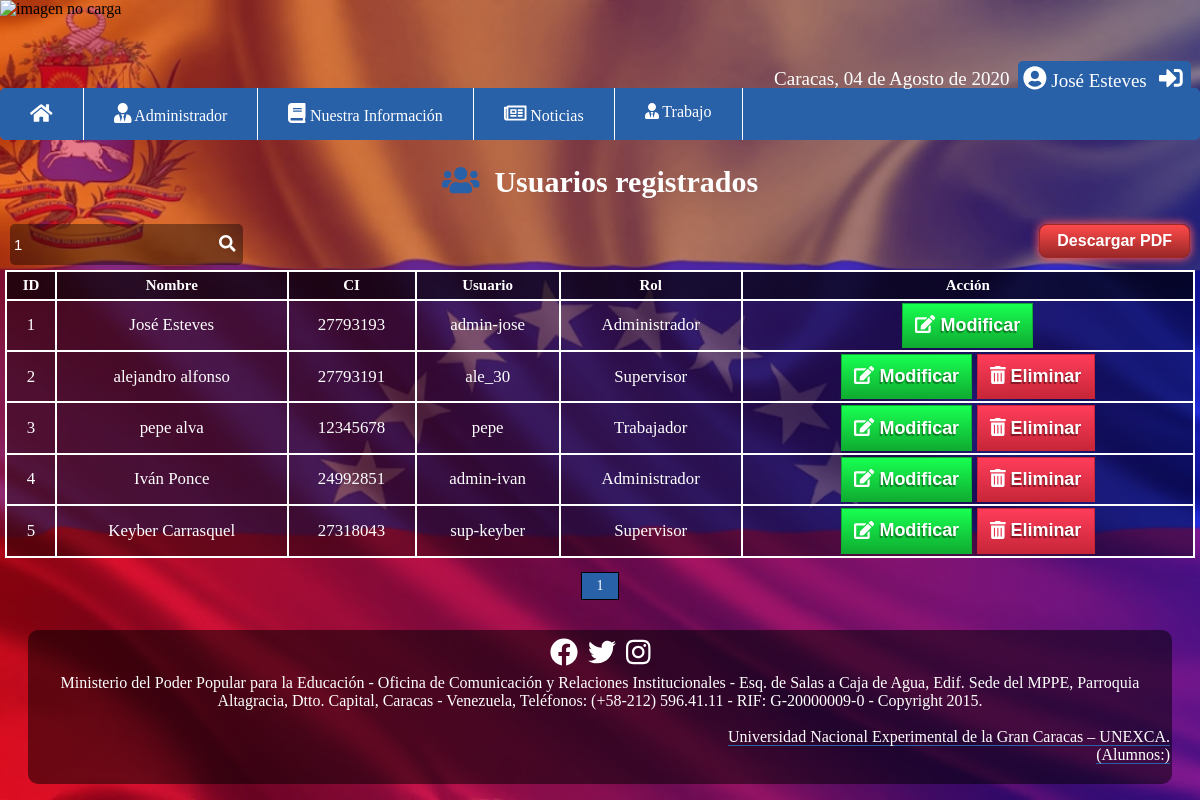
/pagina-principal/busqda-user.php?buscar=1 (signed in), run on the app's committed database.
### tables this page shows
CREATE TABLE `iniciopn` (
  `id_user` int(11) NOT NULL,
  `nombre_user` varchar(100) NOT NULL,
  `CI` int(9) NOT NULL,
  `nombre` varchar(30) NOT NULL,
  `clave` varchar(30) NOT NULL,
  `rol_id` int(2) NOT NULL
);

CREATE TABLE `rol` (
  `id` int(11) NOT NULL,
  `rol` varchar(50) NOT NULL
);

### funciones/functions.php (called while the page is built, shortened)
<?php
	function fechaC(){
		$mes = array("","Enero",
					  "Febrero",
					  "Marzo",
					  "Abril",
					  "Mayo",
					  "Junio",
					  "Julio",
					  "Agosto",
					  "Septiembre",
					  "Octubre",
					  "Noviembre",
					  "Diciembre");
		return date('d')." de ". $mes[date('n')] . " de " . date('Y');
	}
 ?>

### pagina-principal/busqda-user.php (the view, shortened to what this page needs)
<?php
include "../php/conexion-mysql/conexion.php";
?>
<!DOCTYPE html>
<html lang="es-ES">
<head>
    <?php include "../funciones/enlases.php";?>
</head>
<body>
<img class="logo" src="../imagenes/logo.png" alt="imagen no carga" height="60px">
  <?php  $buscar= strtolower($_REQUEST['buscar']);
    ?>
    <?php include "../funciones/barra_seccion.php";?>
    <?php include "../funciones/barra.php";?>
    <div class="con_edi_eli">
        <div class="titulo_cee">
            <h1><i class="fas fa-users colorp1 fa-1x"></i>&nbsp; Usuarios registrados</h1><br>
        </div>
        <form method="get" action="" class="for_busqueda borderPres">
            <fieldset>
                <input type="text" name="buscar" id="buscar" placeholder="Buscar..." value="<?php echo "$buscar"; ?>">
                <button type="submit" class="bot_buscar borderPres"><i class="fas fa-search tamaño_icon"></i></button>
            </fieldset>
        </form>
            <div class="conter_PDF">
        <a href="../pagina-principal/PDF.php" class="PDF borderPres">Descargar PDF</a>
        </div>
        <table>
            <tr>
                <th>ID</th>
                <th>Nombre</th>
                <th>CI</th>
                <th>Usuario</th>
                <th>Rol</th>
                <th>Acción</th>
            </tr>
            <?php
            $rol = '';
            $query_conteo = mysqli_query($conection,"SELECT COUNT(*) as conteo FROM iniciopn WHERE (id_user LIKE '%$buscar%' OR nombre_user LIKE '%$buscar%' OR CI LIKE '%$buscar%' OR nombre LIKE '%$buscar%' $rol)");
            $resultado_conteo=mysqli_fetch_array($query_conteo);
            $conteo = $resultado_conteo['conteo'];
            $por_pagina =10;
            $enlace = 3;
            if(empty($_GET['pagina'])){
                $pagina = 1;
            }
            else {
                $pagina=$_GET['pagina'];
            }
            $desde = ($pagina - 1) * $por_pagina;
            $total_de_pagina = ceil($conteo / $por_pagina);
            $pmin = ($pagina>$enlace) ? ($pagina-$enlace) : 1;
            $pmax = ($pagina<($total_de_pagina - $enlace)) ? ($pagina+$enlace) : $total_de_pagina;
            $query= mysqli_query($conection, "SELECT n.id_user, n.nombre_user, n.CI, n.nombre, r.rol FROM iniciopn n INNER JOIN rol r ON n.rol_id = r.id WHERE (n.id_user LIKE '%$buscar%' OR n.nombre_user LIKE '%$buscar%' OR n.CI LIKE '%$buscar%' OR n.nombre LIKE '%$buscar%' OR r.rol LIKE '%$buscar%') LIMIT $desde,$por_pagina");
            $resultado = mysqli_num_rows($query);
            if($resultado>0){
                while($data=mysqli_fetch_array($query)){
                    ?>
                    <tr>
                        <td><?php echo $data['id_user']; ?></td>
                        <td><?php echo $data['nombre_user']; ?></td>
                        <td><?php echo $data['CI']; ?></td>
                        <td><?php echo $data['nombre']; ?></td>
                        <td><?php echo $data['rol']; ?></td>
                        <td>
                            <a class="en_editar" href="modificacion_usuario.php?id=<?php echo $data['id_user']; ?>"><i class="fas fa-edit"></i> Modificar</a>
                            <?php if($data['id_user'] != 1 ){ ?>
                                <a class="en_eliminar" href="eliminar-user.php?id=<?php echo $data['id_user']; ?>"><i class="fas fa-trash-alt"></i> Eliminar</a>
                            <?php } ?>
                        </td>
                    </tr>
                    <?php
                }
            }
            ?>
        </table>
        <?php if($conteo !=0){ ?>
            <div class="pginador" id="pginador">
                <ul>
                    <?php for($i=$pmin; $i<=$pmax; $i++){
                        if($i == $pagina){
                            echo'<li class="pagsele">'.$i.'</li>';
                        }else{
                            echo '<li><a href="?pagina='.$i.'&buscar='.$buscar.'">'.$i.'</a></li>';
                        }
                    }
                    ?>
                </ul>
            </div>
        <?php } ?>
</div>
    </body>
    <?php
    include "../funciones/footer.php";
    ?>
    </html>

### funciones/enlases.php (shortened to what this page needs)
<link rel="stylesheet" href="../css/estilo.css">
<link rel="stylesheet" href="css/estilo.css">
<link rel="stylesheet" href="css/estilo-inisio.css">
<link rel="stylesheet" href="../css/summernote-lite.min.css">
<?php
include "functions.php"
?>

### funciones/barra_seccion.php (shortened to what this page needs)
<div class="hed">
	<p class="fecha">Caracas, <?php echo fechaC(); ?></p>
	<div class="menu-de-opciones">
		<span class="NUsuari"><i class="fas fa-user-circle tamaño_icon "></i>&nbsp;<?php echo $_SESSION['nombre_user']; ?>&nbsp;
			<a  href="../php/proseso-y-cierre-seccion/cerrar_sesion.php" ><i class="fas fa-sign-in-alt tamaño_icon " title="Salir"></i></a>
		</span>
	</div>
</div>

### funciones/barra.php (shortened to what this page needs)
<header class="">
	<nav class="menu">
		<ul>
			<li class="c1"><a href="../pagina-principal/index.php"><i class="fas fa-home tamaño_icon"></i></a></li>
			<?php if ($_SESSION['rol'] == 1) {?>
				<li><a href=""><i class="fas fa-user-tie tamaño_icon"></i> Administrador</a>
				</li>
			<?php }if ($_SESSION['rol'] == 2) {?>
				<li><a href=""><i class="fas fa-user tamaño_icon"></i> supervisor</a>
					<nav class="sub-menu sub-menu2">
						<ul>
							<li><a href="../pagina-principal/consultar_supervisor.php"><i class="fas fa-users tamaño_icon"></i> Consulta</a></li>
						</ul>
					</nav>
				</li>
			<?php }?>
			<li><a href=""><i class="fas fa-book tamaño_icon"></i> Nuestra Información</a>
			</li>
			<li><a href=""><i class="far fa-newspaper tamaño_icon"></i> Noticias</a>
			</li>
			<li><a href=""><i class="fas fa-user-tie"></i> Trabajo</a>
			</li>
		</ul>
	</nav>
</header>

### funciones/footer.php (shortened to what this page needs)
<footer>
	<div class="footer">
		<div class="redesSS">
                <a class="facebook" href="https://www.facebook.com/ZonaEDC/" target="_blank"><i class="fab fa-facebook"></i></a>
                <a class="twitter" href="https://twitter.com/ZonaEducativaDC"><i class="fab fa-twitter"></i></a>
                <a class="instagram" href="https://www.instagram.com/zonaeducativadc/?hl=es"><i class="fab fa-instagram"></i></a>
            </div>
		<p>Ministerio del Poder Popular para la Educación - Oficina de Comunicación y Relaciones Institucionales - Esq. de Salas a Caja de Agua, Edif. Sede del MPPE,
		Parroquia Altagracia, Dtto. Capital, Caracas - Venezuela, Teléfonos: (+58-212) 596.41.11 - RIF: G-20000009-0 - Copyright 2015.</p> <br>
		<a class="UN" href="http://www.unexca.edu.ve/"> Universidad Nacional Experimental de la Gran Caracas – UNEXCA. </a>
		<nav class="menu-pie">
			<ul>
				<li><a class="P" href="">&#40;Alumnos:&#41;</a>
					<nav class="sub-pie">
					</nav>
				</li>
			</ul>
		</nav>
	</div>
</footer>

### css/estilo-inisio.css (style rules this page uses)
body { margin: 0; min-height: 100vh; background-image: url(../imagenes/fondo.png); background-repeat: no-repeat; background-size: cover; background-position: center; }
.logo { width: 100%; margin: auto; margin-bottom: 10px; display: block; }
.footer { background: rgba(0, 0, 0, 0.5); border-radius: 10px; color: #fff; padding: 2px; margin: auto auto 5px; width: 95%; text-align: right; }
.UN { color: #fff; text-decoration: none; border-bottom: 1px solid #2961a9; }
.menu-pie ul { color: #fff; margin: 0px; list-style: none; text-align: right; display: -webkit-inline-box; display: -ms-inline-flexbox; display: inline-flex; }
.menu-pie ul li a { color: #fff; text-decoration: none; border-bottom: 1px solid #2961a9; }
.footer p { text-align: center; color: #fff; margin: 0px; display: -webkit-box; display: -ms-flexbox; display: flex; }
.footer .redesSS { display: flex; justify-content: center; align-items: center; }
.redesSS a { text-decoration: none; color: #fff; font-size: 28px; margin: 5px; border-radius: 5px; }

### data on the page
iniciopn: id_user "1", nombre_user "José Esteves", CI "27793193", nombre "admin-jose", rol.rol "Administrador"
iniciopn: id_user "2", nombre_user "alejandro alfonso", CI "27793191", nombre "ale_30", rol.rol "Supervisor"
iniciopn: id_user "3", nombre_user "pepe alva", CI "12345678", nombre "pepe", rol.rol "Trabajador"
iniciopn: id_user "4", nombre_user "Iván Ponce", CI "24992851", nombre "admin-ivan", rol.rol "Administrador"
iniciopn: id_user "5", nombre_user "Keyber Carrasquel", CI "27318043", nombre "sup-keyber", rol.rol "Supervisor"

### other printed values
fechaC() "04 de Agosto de 2020"
$_SESSION['nombre_user'] "José Esteves"
